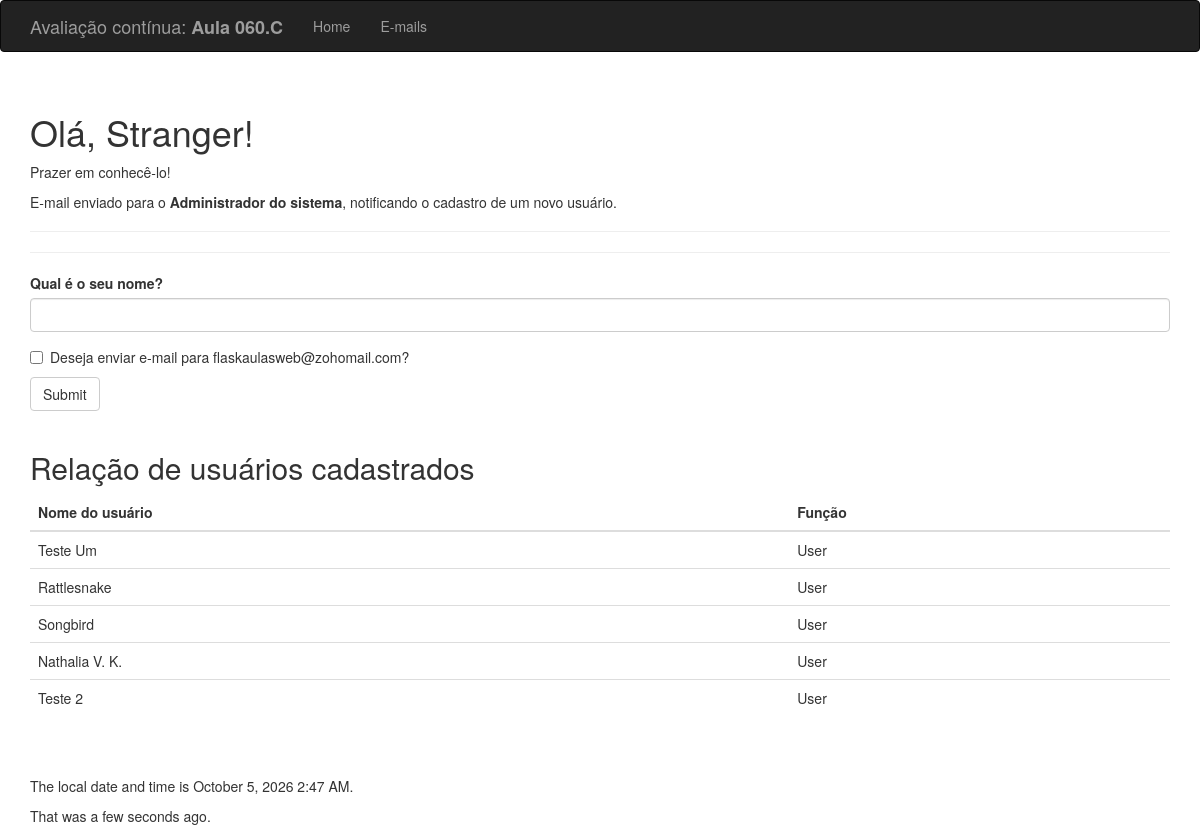
The page / on the database its author committed.
### hello.py (models this page shows)
class User(db.Model):
    __tablename__ = 'users'
    id = db.Column(db.Integer, primary_key=True)
    name = db.Column(db.String(64), unique=True, index=True, nullable=False)
    role_id = db.Column(
        db.Integer,
        db.ForeignKey('roles.id'),
        nullable=False
    )

class Role(db.Model):
    __tablename__ = 'roles'
    id = db.Column(db.Integer, primary_key=True)
    name = db.Column(db.String(64), unique=True, nullable=False)
    users = db.relationship('User', backref='role')

### hello.py (the view, shortened to what this page needs)
@app.route('/', methods=['GET', 'POST'])
def index():
    form = NameForm()
    usuarios = User.query.order_by(User.id).all()
    historico_emails = EmailLog.query.order_by(
        EmailLog.data_envio.desc()
    ).all()
    return render_template(
        'index.html',
        form=form,
        nome_completo=session.get('name'),
        known=session.get('known', False),
        users=usuarios,
        emails=historico_emails
    )

### hello.py
class NameForm(FlaskForm):
    name = StringField(
        'Qual é o seu nome?',
        validators=[DataRequired()]
    )
    enviar_email = BooleanField(
        'Deseja enviar e-mail para flaskaulasweb@zohomail.com?'
    )
    submit = SubmitField('Submit')

### hello.py (called while the page is built)
@app.context_processor
def inject_time():
    return {'current_time': datetime.utcnow()}

### templates/index.html (shortened to what this page needs)
{% extends "base.html" %}
{% import "bootstrap/wtf.html" as wtf %}
{% block page_content %}
<div class="page-header">
    {% if nome_completo %}
        <h1>Olá, {{ nome_completo }}!</h1>
        {% if known %}
            <p>Bom te ver novamente!</p>
        {% else %}
            <p>Prazer em conhecê-lo!</p>
        {% endif %}
    {% else %}
        <h1>Olá, Stranger!</h1>
        <p>Prazer em conhecê-lo!</p>
    {% endif %}
    <p>
        E-mail enviado para o
        <strong>Administrador do sistema</strong>,
        notificando o cadastro de um novo usuário.
    </p>
</div>
<hr>
{{ wtf.quick_form(form) }}
<br>
<h2>Relação de usuários cadastrados</h2>
<table class="table table-hover">
    <thead>
        <tr>
            <th>Nome do usuário</th>
            <th>Função</th>
        </tr>
    </thead>
    <tbody>
        {% for user in users %}
        <tr>
            <td>{{ user.name }}</td>
            <td>{{ user.role.name }}</td>
        </tr>
        {% else %}
        <tr>
            <td colspan="2">Nenhum usuário cadastrado.</td>
        </tr>
        {% endfor %}
    </tbody>
</table>
{% endblock %}

### rows shown on the page
User: name "Teste Um", role.name "User"
User: name "Rattlesnake", role.name "User"
User: name "Songbird", role.name "User"
User: name "Nathalia V. K.", role.name "User"
User: name "Teste 2", role.name "User"
